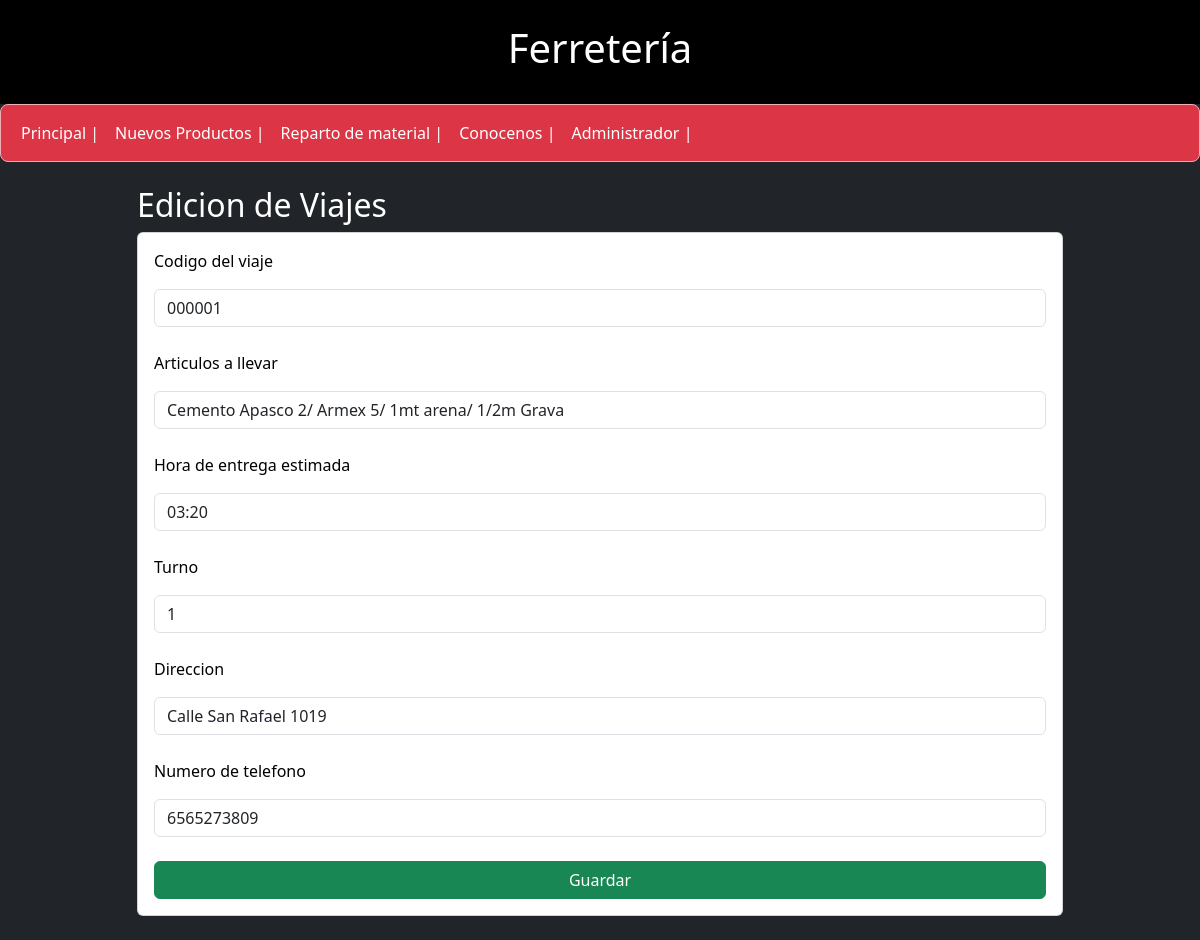
The page /Administrador/edicionViaje/000001 on the database its author committed.
### Aplicacion/Crud/models.py (models this page shows)
class SistemaViajes(models.Model):
    num_viaje = models.CharField(primary_key=True, max_length=6)
    articulos = models.CharField(max_length=70)
    hora_entrega_estimado = models.CharField(max_length=5)
    turno = models.PositiveSmallIntegerField()
    direccion = models.CharField(max_length=70)
    num_telefono = models.PositiveSmallIntegerField()

### Aplicacion/Crud/views.py (the view)
# urls.py: path("Administrador/edicionViaje/<num_viaje>", views.edicionViaje),
def edicionViaje(request, num_viaje):
    viaje = SistemaViajes.objects.get(num_viaje=num_viaje)
    return render(request, "edicionViaje.html", {"viaje": viaje})

### Aplicacion/Crud/templates/edicionViaje.html (shortened to what this page needs)
{% extends "./base.html" %}
{% block body %}
<div class="row">
    <div class="col-md-10 offset-md-1">
        <h2>
            <font color="white">Edicion de Viajes</font>
        </h2>
        <div class="card">
            <div class="card-body">
                <form action="/editarViaje/" method="POST">{% csrf_token %}
                    <p>
                        <font color="black">Codigo del viaje</font>
                    </p>
                    <div class="form-group">
                        <input type="text" id="txtViaje" name="txtViaje" value="{{viaje.num_viaje}}"
                            class="form-control" placeholder="Codigo de viaje" minlength="6" maxlength="6" readonly
                            required>
                    </div>
                    <br>
                    <p>
                        <font color="black">Articulos a llevar</font>
                    </p>
                    <div class="form-group">
                        <input type="text" id="txtArticulos" name="txtArticulos" value="{{viaje.articulos}}"
                            class="form-control" placeholder="Articulos" maxlength="70" required>
                    </div>
                    <br>
                    <p>
                        <font color="black">Hora de entrega estimada</font>
                    </p>
                    <div class="form-group">
                        <input type="text" id="hora_entrega_estimado" name="hora_entrega_estimado"
                            value="{{viaje.hora_entrega_estimado}}" class="form-control" maxlength="5" value="00:00"
                            required>
                    </div>
                    <br>
                    <p>
                        <font color="black">Turno</font>
                    </p>
                    <div class="form-group">
                        <input type="number" id="num_Turno" name="num_Turno" value="{{viaje.turno}}"
                            class="form-control" required>
                    </div>
                    <br>
                    <p>
                        <font color="black">Direccion</font>
                    </p>
                    <div class="form-group">
                        <input type="text" id="txtDireccion" name="txtDireccion" value="{{viaje.direccion}}"
                            class="form-control" placeholder="Direccion" maxlength="40" required>
                    </div>
                    <br>
                    <p>
                        <font color="black">Numero de telefono</font>
                    </p>
                    <div class="form-group">
                        <input type="number" id="num_telefono" name="num_telefono" value="{{viaje.num_telefono}}"
                            class="form-control" required>
                    </div>
                    <br>
                    <center>
                        <button type="submit" class="btn btn-success w-100 text-white">Guardar</button>
                    </center>
            </div>
        </div>
    </div>
</div>
</div>
{% endblock %}

### rows shown on the page
SistemaViajes: txtViaje "000001", txtArticulos "Cemento Apasco 2/ Armex 5/ 1mt arena/ 1/2m Grava", hora_entrega_estimado "03:20", num_Turno "1", txtDireccion "Calle San Rafael 1019", num_telefono "6565273809"
